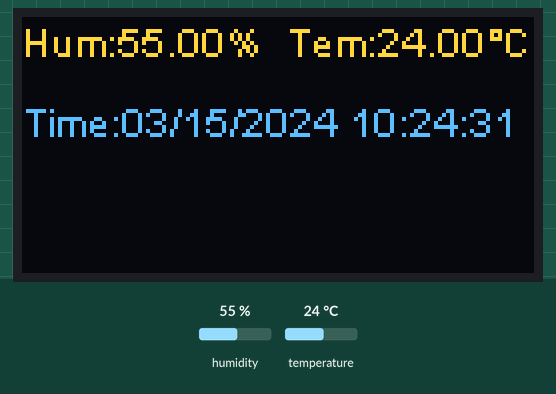
Simulated run of this sketch. Board: ESP32. Shown: 128×64 one-colour display. The inputs (shaded band) are chosen by the test bench; at power-on: humidity 55 %, temperature 24 °C. The OLED is the two-colour kind (top 16 rows yellow); WiFi joins after 1.5 s; servers stay silent unless stated; the local clock reads 2024-03-15 10:24:30 at power-on unless the sketch sets it; nothing arrives over Bluetooth unless stated; what the sketch prints to the serial monitor is not drawn.

Above: at 2.9 s.
3.0 s: humidity set to 22 %
At 5.0 s:
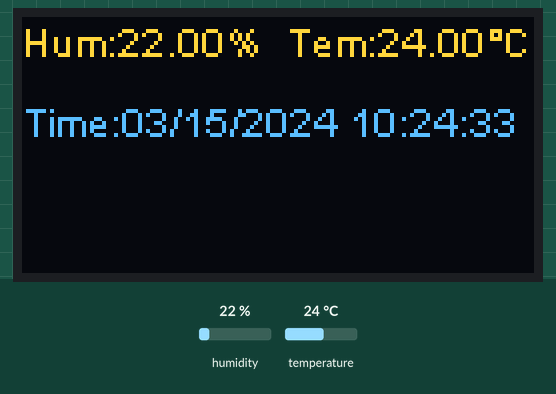
7.3 s: temperature set to 12 °C
At 8.5 s:
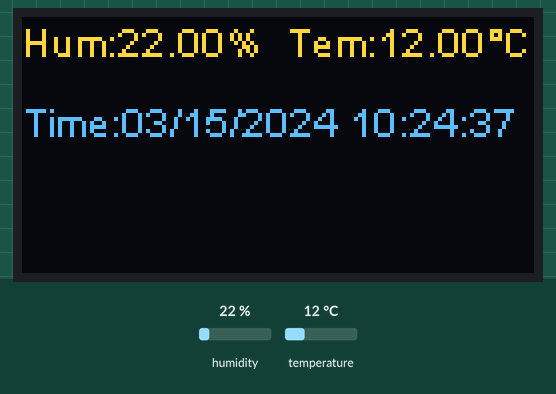
11.4 s: humidity set to 40 %
At 13.2 s:
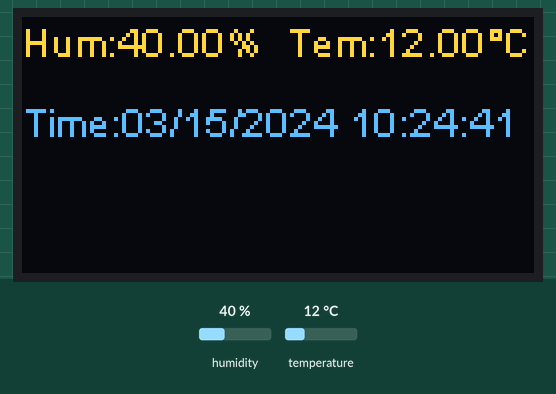
15.4 s: temperature set to 19 °C
At 16.6 s:
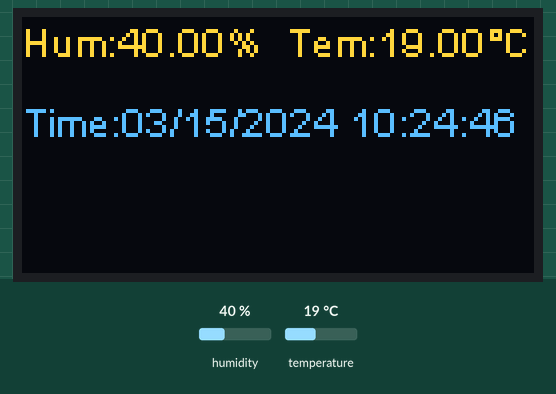
Timing chart, 0 to 18.4 s (numbered marks = the images above; inputs shaded):
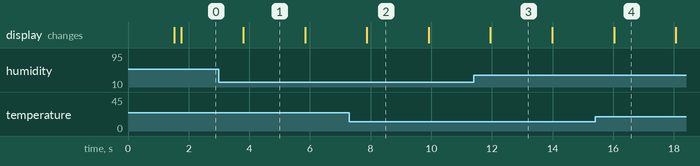

The sketch:

main.ino
```cpp
#include <WiFi.h>
#include "Thread.h"
#include <ThreeWire.h>
#include <RtcDS1302.h>
#include "BluetoothSerial.h"
#include <Wire.h>
#include "SSD1306.h"
#include "DHT.h"  //温湿度传感器
#define DHTPIN 13    //设置数据端口为13，可以使用3，4，5，12，13，14
#define DHTTYPE DHT11   // DHT 11
#if !defined(CONFIG_BT_ENABLED) || !defined(CONFIG_BLUEDROID_ENABLED)
#error Bluetooth is not enabled! Please run `make menuconfig` to and enable it
#endif


const char *ssid = "Honor10"; //你的网络名称
const char *password = "liubojun"; //你的网络密码
BluetoothSerial SerialBT;
ThreeWire myWire(4,5,2); // IO, SCLK, CE
RtcDS1302<ThreeWire> Rtc(myWire);
DHT dht(DHTPIN, DHTTYPE);   //温湿度传感器类
SSD1306  display(0x3c, 21, 22);
String bt_text="";
WiFiClient client;

Thread time_thread = Thread();
Thread bt_thread = Thread();
Thread dht_thread = Thread();
Thread oled_thread = Thread();

void time_print(){
    RtcDateTime now = Rtc.GetDateTime();
    //printDateTime(now);
    if (!now.IsValid())
       Serial.println("RTC lost confidence in the DateTime!");
}
String bt_print(){
  String a="";
  while(SerialBT.available())
      a += char(SerialBT.read());
  if(a!="")
      bt_text =a;
  return a;
}

void dht_print(){
  float h = dht.readHumidity();  //读湿度
  float t = dht.readTemperature();  //读温度，摄氏度
}

void oled_print(){
  float h = dht.readHumidity();  //读湿度
  float t = dht.readTemperature();  //读温度，摄氏度
  RtcDateTime now = Rtc.GetDateTime();//读时间
  display.clear();

  String dht_text = String("Hum:") + String(h) + String("%  Tem:") + String(t) + "°C  ";
  String time_now = String("Time:") + printDateTime(now);
  String bt = bt_print();
  if(bt=="")
     bt = bt_text;
  display.drawString(0,0,dht_text);
  display.drawString(0,20,time_now);
  display.drawString(0,40,bt);
  display.display();
}

const IPAddress serverIP(183,230,40,40); //欲访问的地址
uint16_t serverPort = 1811;
int t_str[6]={0,0,0,0,0,0};
int h_str[6]={0,0,0,0,0,0};

void setup ()
{


    Serial.begin(115200);
    WiFi.begin(ssid, password); //连接网络
    while (WiFi.status() != WL_CONNECTED)
    {
        delay(500);
        Serial.print(".");
    }

    int tmp;
    Serial.print("compiled: ");
    Serial.print(__DATE__);
    Serial.println(__TIME__);
    //屏幕初始化
    display.init();
    //连接蓝牙
    SerialBT.begin("ESP32test"); //Bluetooth device name
    Serial.println("The device started, now you can pair it with bluetooth!");
    //时钟初始化
    Rtc.Begin();
    RtcDateTime compiled = RtcDateTime(__DATE__, __TIME__);
    printDateTime(compiled);
    Serial.println();
    time_set(compiled);
    //dht温湿度
    Serial.println(F("DHT11 test!"));
    dht.begin();

    time_thread.onRun(time_print);
    time_thread.setInterval(10000);
    dht_thread.onRun(dht_print);
    dht_thread.setInterval(10000);
    oled_thread.onRun(oled_print);
    oled_thread.setInterval(20);
    if (client.connect(serverIP, serverPort)) //尝试访问目标地址
    {
        Serial.println("访问成功");
    }

   client.println("*428615#lbj#sample*");//发送报文。产品ID+设备鉴权碼+脚本名称。这里千万要注意是产品ID，如果成了设备ID是上传不了的。还有就是，一个设备一个脚本。
}

void loop ()
{
    float h = dht.readHumidity();  //读湿度
    float t = dht.readTemperature();  //读温度，摄氏度
    if(oled_thread.shouldRun())
         oled_thread.run();
    if(dht_thread.shouldRun())
         dht_thread.run();
    if(time_thread.shouldRun()){
         time_thread.run();
         Serial.println();
    }
    h = int(h);
    t = int(t);
    for(int i=0;i<6;i++)
    {
      if(i<5)
      {
        t_str[i]=t_str[i+1];
        h_str[i]=h_str[i+1];
        }
        else
        {
          t_str[i]=t;
          h_str[i]=h;
          }
      }

    client.print('['+String(t_str[0]) +','+String(t_str[1]) +','+String(t_str[2])+','+String(t_str[3]) +','+String(t_str[4]) +','+String(t_str[5]) +']'+ '['+String(h_str[0])+ ','+String(h_str[1])+ ','+String(h_str[2])+ ','+String(h_str[3])+','+ String(h_str[4])+','+ String(h_str[5])+']');    //向服务器发送数据
    delay(2000);

}

#define countof(a) (sizeof(a) / sizeof(a[0]))
String printDateTime(const RtcDateTime& dt)  //得到时间年月日
{
    char datestring[20];
    snprintf_P(datestring,
            countof(datestring),
            PSTR("%02u/%02u/%04u %02u:%02u:%02u"),
            dt.Month(),
            dt.Day(),
            dt.Year(),
            dt.Hour(),
            dt.Minute(),
            dt.Second() );
    return datestring;
}

void time_set(RtcDateTime compiled)  //设定时间的情况处理
{
      if (!Rtc.IsDateTimeValid())
    {
        // Common Causes:
        //    1) first time you ran and the device wasn't running yet
        //    2) the battery on the device is low or even missing

        Serial.println("RTC lost confidence in the DateTime!");
        Rtc.SetDateTime(compiled);
    }

    if (Rtc.GetIsWriteProtected())
    {
        Serial.println("RTC was write protected, enabling writing now");
        Rtc.SetIsWriteProtected(false);
    }

    if (!Rtc.GetIsRunning())
    {
        Serial.println("RTC was not actively running, starting now");
        Rtc.SetIsRunning(true);
    }
    RtcDateTime now = Rtc.GetDateTime();
    if (now < compiled)
    {
        Serial.println("RTC is older than compile time!  (Updating DateTime)");
        Rtc.SetDateTime(compiled);
    }
    else if (now > compiled)
        Serial.println("RTC is newer than compile time. (this is expected)");
    else if (now == compiled)
        Serial.println("RTC is the same as compile time! (not expected but all is fine)");
}
```

Measured:
- what the display in image 2 shows lasts 2.0 s, from 7.9 s to 9.9 s
